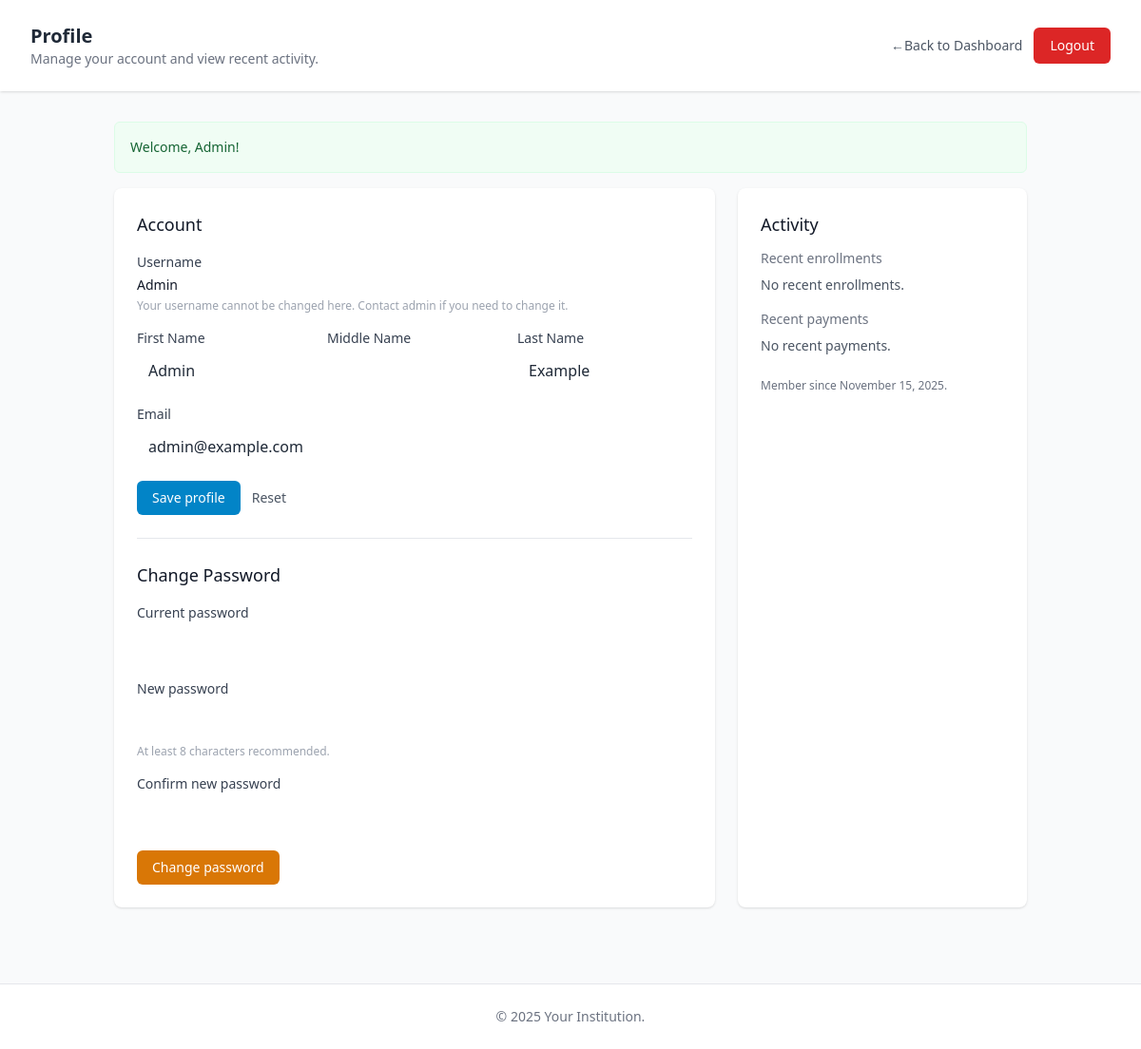
/public/profile.php (signed in), run on the app's committed database.
### tables this page shows
CREATE TABLE `users` (
  `id` int(11) NOT NULL,
  `username` varchar(50) NOT NULL,
  `password` varchar(255) NOT NULL,
  `first_name` varchar(100) DEFAULT NULL,
  `middle_name` varchar(100) DEFAULT NULL,
  `last_name` varchar(100) DEFAULT NULL,
  `email` varchar(255) NOT NULL,
  `role` enum('student','admin') NOT NULL DEFAULT 'student',
  `created_at` datetime NOT NULL DEFAULT current_timestamp()
);

### public/profile.php (the view, shortened to what this page needs)
<?php
require_once __DIR__ . '/../includes/db_connect.php';
$user_id = $_SESSION['user_id'] ?? null;
function get_flash() {
    if (!empty($_SESSION['flash'])) {
        $m = $_SESSION['flash'];
        return $m;
    }
    return '';
}
$info_msg = get_flash();
try {
    $stmt = $pdo->prepare("SELECT id, username, first_name, middle_name, last_name, email, created_at FROM users WHERE id = ? LIMIT 1");
    $stmt->execute([$user_id]);
    $user = $stmt->fetch(PDO::FETCH_ASSOC);
} catch (PDOException $e) {
    error_log('Fetch user error: ' . $e->getMessage());
    $error_msg = 'Could not load profile.';
    $user = ['username' => '', 'first_name' => '', 'middle_name' => '', 'last_name' => '', 'email' => '', 'created_at' => ''];
}
try {
    $stmt = $pdo->prepare("SELECT c.course_code, c.course_name, e.enrolled_at
                           FROM enrollments e
                           JOIN courses c ON e.course_id = c.id
                           WHERE e.user_id = ?
                           ORDER BY e.enrolled_at DESC
                           LIMIT 10");
    $stmt->execute([$user_id]);
    $enrollments = $stmt->fetchAll(PDO::FETCH_ASSOC);
} catch (PDOException $e) {
    $enrollments = [];
    error_log('Fetch enrollments error: ' . $e->getMessage());
}
try {
    $stmt = $pdo->prepare("SELECT id, amount, payment_status, payment_date
                           FROM payments
                           WHERE user_id = ?
                           ORDER BY payment_date DESC
                           LIMIT 10");
    $stmt->execute([$user_id]);
    $payments = $stmt->fetchAll(PDO::FETCH_ASSOC);
} catch (PDOException $e) {
    $payments = [];
    error_log('Fetch payments error: ' . $e->getMessage());
}
?>
<!doctype html>
<html lang="en">
<head>
  <script src="https://cdn.tailwindcss.com"></script>
</head>
<body class="min-h-screen bg-gray-50 text-gray-800">
  <header class="bg-white shadow">
    <div class="max-w-7xl mx-auto px-4 sm:px-6 lg:px-8">
      <div class="flex justify-between items-center py-6">
        <div>
          <h1 class="text-xl font-semibold">Profile</h1>
          <p class="text-sm text-gray-500">Manage your account and view recent activity.</p>
        </div>
        <div class="flex items-center space-x-3">
          <a href="dashboard.php" class="text-sm text-gray-600 hover:underline font-medium">←Back to Dashboard</a>
          <a href="logout.php"
             class="inline-flex items-center px-4 py-2 border border-transparent text-sm font-medium rounded-md text-white bg-red-600 hover:bg-red-700 focus:outline-none focus:ring-2 focus:ring-offset-2 focus:ring-red-500"
             aria-label="Logout">Logout</a>
        </div>
      </div>
    </div>
  </header>
  <main class="max-w-5xl mx-auto px-4 sm:px-6 lg:px-8 py-8">
    <?php if ($info_msg): ?>
      <div class="mb-4 rounded-md bg-green-50 border border-green-100 p-4">
        <p class="text-sm text-green-800"><?= htmlspecialchars($info_msg) ?></p>
      </div>
    <?php endif; ?>
    <div class="grid grid-cols-1 lg:grid-cols-3 gap-6">
      <section class="lg:col-span-2 bg-white shadow rounded-lg p-6">
        <h2 class="text-lg font-medium text-gray-900 mb-4">Account</h2>
        <form method="post" class="space-y-4">
          <div>
            <label class="block text-sm font-medium text-gray-700">Username</label>
            <div class="mt-1 text-sm text-gray-900"><?= htmlspecialchars($user['username']) ?></div>
            <p class="text-xs text-gray-400 mt-1">Your username cannot be changed here. Contact admin if you need to change it.</p>
          </div>
          <div class="grid grid-cols-1 gap-4 sm:grid-cols-3">
            <div>
              <label for="first_name" class="block text-sm font-medium text-gray-700">First Name</label>
              <input id="first_name" name="first_name" type="text" required value="<?= htmlspecialchars($user['first_name'] ?? '') ?>" class="mt-1 block w-full rounded-md border-gray-300 px-3 py-2" />
            </div>
            <div>
              <label for="middle_name" class="block text-sm font-medium text-gray-700">Middle Name</label>
              <input id="middle_name" name="middle_name" type="text" value="<?= htmlspecialchars($user['middle_name'] ?? '') ?>" class="mt-1 block w-full rounded-md border-gray-300 px-3 py-2" />
            </div>
            <div>
              <label for="last_name" class="block text-sm font-medium text-gray-700">Last Name</label>
              <input id="last_name" name="last_name" type="text" required value="<?= htmlspecialchars($user['last_name'] ?? '') ?>" class="mt-1 block w-full rounded-md border-gray-300 px-3 py-2" />
            </div>
          </div>
          <div>
            <label for="email" class="block text-sm font-medium text-gray-700">Email</label>
            <input id="email" name="email" type="email" required value="<?= htmlspecialchars($user['email']) ?>" class="mt-1 block w-full rounded-md border-gray-300 px-3 py-2" />
          </div>
          <div class="flex items-center space-x-3">
            <button type="submit" class="inline-flex items-center px-4 py-2 bg-sky-600 text-white rounded-md text-sm hover:bg-sky-700">Save profile</button>
            <a href="profile.php" class="text-sm text-gray-600 hover:underline">Reset</a>
          </div>
        </form>
        <hr class="my-6" />
        <h3 class="text-lg font-medium text-gray-900 mb-3">Change Password</h3>
        <form method="post" class="space-y-4">
          <div>
            <label for="current_password" class="block text-sm font-medium text-gray-700">Current password</label>
            <input id="current_password" name="current_password" type="password" required class="mt-1 block w-full rounded-md border-gray-300 px-3 py-2" />
          </div>
          <div>
            <label for="new_password" class="block text-sm font-medium text-gray-700">New password</label>
            <input id="new_password" name="new_password" type="password" required class="mt-1 block w-full rounded-md border-gray-300 px-3 py-2" />
            <p class="text-xs text-gray-400 mt-1">At least 8 characters recommended.</p>
          </div>
          <div>
            <label for="confirm_password" class="block text-sm font-medium text-gray-700">Confirm new password</label>
            <input id="confirm_password" name="confirm_password" type="password" required class="mt-1 block w-full rounded-md border-gray-300 px-3 py-2" />
          </div>
          <div>
            <button type="submit" class="inline-flex items-center px-4 py-2 bg-amber-600 text-white rounded-md text-sm hover:bg-amber-700">Change password</button>
          </div>
        </form>
      </section>
      <aside class="bg-white shadow rounded-lg p-6">
        <h2 class="text-lg font-medium text-gray-900 mb-3">Activity</h2>
        <div class="mb-4">
          <h4 class="text-sm text-gray-500">Recent enrollments</h4>
          <?php if (empty($enrollments)): ?>
            <div class="text-sm text-gray-600 mt-2">No recent enrollments.</div>
          <?php endif; ?>
        </div>
        <div>
          <h4 class="text-sm text-gray-500">Recent payments</h4>
          <?php if (empty($payments)): ?>
            <div class="text-sm text-gray-600 mt-2">No recent payments.</div>
          <?php endif; ?>
        </div>
        <div class="mt-6 text-xs text-gray-500">
          Member since <?= htmlspecialchars(date('F j, Y', strtotime($user['created_at'] ?? 'now'))) ?>.
        </div>
      </aside>
    </div>
  </main>
  <footer class="bg-white border-t mt-12">
    <div class="max-w-7xl mx-auto px-4 sm:px-6 text-center lg:px-8 py-6 text-sm text-gray-500">
      © <?= date('Y') ?> Your Institution.
    </div>
  </footer>
</body>
</html>

### data on the page
users: username "Admin", first_name "Admin", last_name "Example", email "admin@example.com", created_at "November 15, 2025"

### other printed values
$info_msg "Welcome, Admin!"
